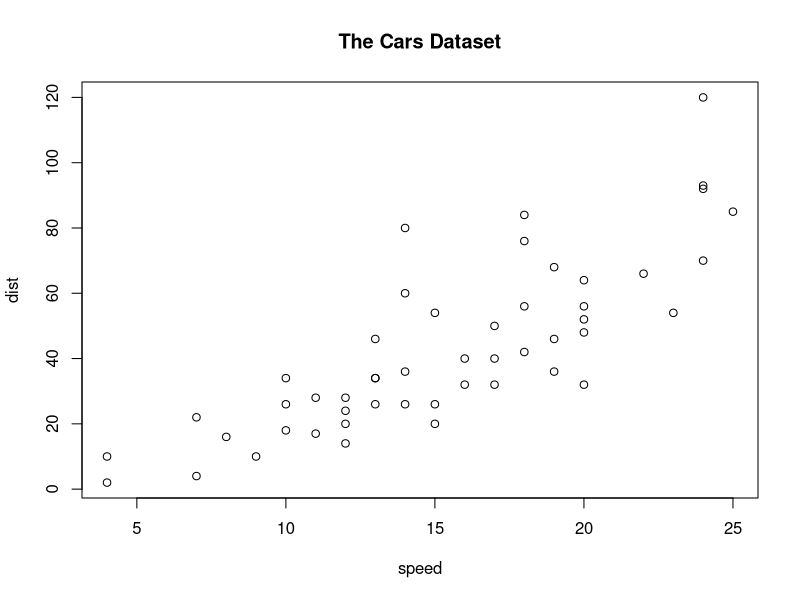
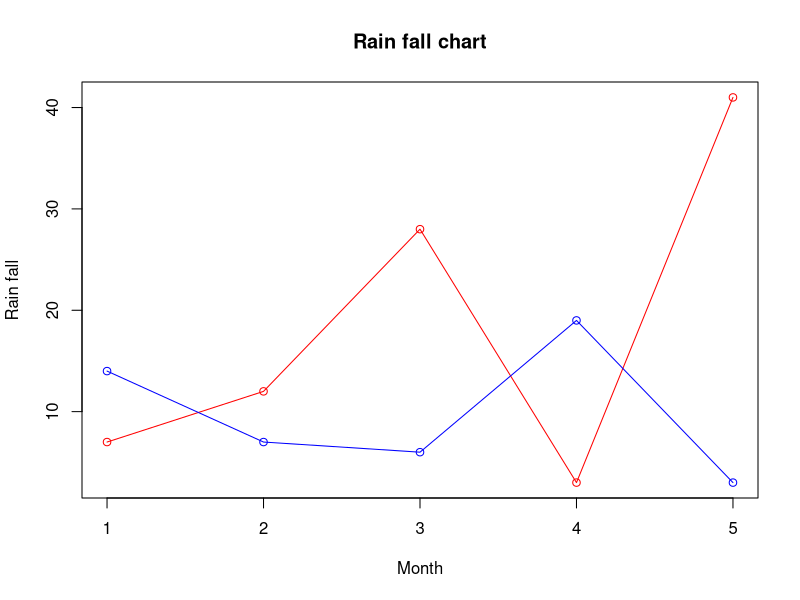

Reproduce these figures in R, in order.
## ---- chunk 1
setwd("/cloud/project")
data(cars)
cars
## ---- chunk 2
plot(cars, main="The Cars Dataset")

v <- c(7,12,28,3,41)
t <- c(14,7,6,19,3)
plot(v,type = "o",col = "red", xlab = "Month", ylab = "Rain fall", main = "Rain fall chart")
# using lines() function can draw multi-plot in a plot.
lines(t, type = "o", col = "blue")
## ---- chunk 3
summary(cars)
## ---- chunk 4
summ <- summary(cars)
max.speed.str <- summ[,1][6]
max.speed.str <- strsplit(max.speed.str, ":")
max.speed <- max.speed.str[[1]][2]

min.dist.str <- summ[,2][1]
min.dist.str <- strsplit(min.dist.str, ":  ")
min.dist <- min.dist.str[[1]][2]

str <- paste0("Maximum speed is ", max.speed, ", and minimum distance is ", 
              min.dist)
str
